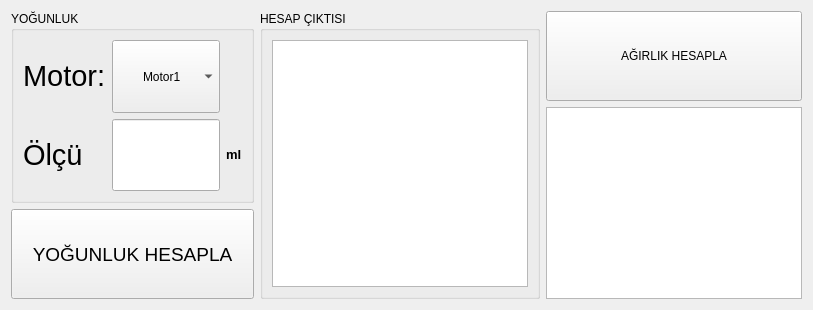
      <widget class="QWidget" name="tab_density">
       <attribute name="title">
        <string>Yoğunluk</string>
       </attribute>
       <layout class="QGridLayout" name="gridLayout_25">
        <item row="0" column="0">
         <layout class="QGridLayout" name="gridLayout_24">
          <item row="0" column="1" rowspan="2">
           <widget class="QGroupBox" name="groupBox_15">
            <property name="styleSheet">
             <string notr="true">font: 10pt &quot;MS Shell Dlg 2&quot;;</string>
            </property>
            <property name="title">
             <string>HESAP ÇIKTISI</string>
            </property>
            <layout class="QGridLayout" name="gridLayout_23">
             <item row="0" column="0">
              <widget class="QGraphicsView" name="calculate_output">
               <property name="styleSheet">
                <string notr="true">font: 20pt &quot;MS Shell Dlg 2&quot;;</string>
               </property>
               <property name="frameShadow">
                <enum>QFrame::Sunken</enum>
               </property>
               <property name="lineWidth">
                <number>4</number>
               </property>
              </widget>
             </item>
            </layout>
           </widget>
          </item>
          <item row="0" column="2" rowspan="2">
           <layout class="QVBoxLayout" name="verticalLayout_16">
            <item>
             <widget class="QPushButton" name="weight_button">
              <property name="sizePolicy">
               <sizepolicy hsizetype="Expanding" vsizetype="Minimum">
                <horstretch>0</horstretch>
                <verstretch>0</verstretch>
               </sizepolicy>
              </property>
              <property name="minimumSize">
               <size>
                <width>0</width>
                <height>90</height>
               </size>
              </property>
              <property name="styleSheet">
               <string notr="true">font: 75 14pt &quot;MS Shell Dlg 2&quot;;</string>
              </property>
              <property name="text">
               <string>AĞIRLIK HESAPLA</string>
              </property>
             </widget>
            </item>
            <item>
             <widget class="QGraphicsView" name="weight_output">
              <property name="styleSheet">
               <string notr="true">font: 20pt &quot;MS Shell Dlg 2&quot;;</string>
              </property>
              <property name="frameShadow">
               <enum>QFrame::Sunken</enum>
              </property>
              <property name="lineWidth">
               <number>4</number>
              </property>
             </widget>
            </item>
           </layout>
          </item>
          <item row="1" column="0">
           <widget class="QPushButton" name="calculate_button">
            <property name="sizePolicy">
             <sizepolicy hsizetype="Expanding" vsizetype="Minimum">
              <horstretch>0</horstretch>
              <verstretch>0</verstretch>
             </sizepolicy>
            </property>
            <property name="minimumSize">
             <size>
              <width>0</width>
              <height>90</height>
             </size>
            </property>
            <property name="font">
             <font>
              <family>MS Shell Dlg 2</family>
              <pointsize>14</pointsize>
              <weight>9</weight>
              <italic>false</italic>
              <bold>false</bold>
             </font>
            </property>
            <property name="styleSheet">
             <string notr="true">font: 75 14pt &quot;MS Shell Dlg 2&quot;;</string>
            </property>
            <property name="text">
             <string>YOĞUNLUK HESAPLA</string>
            </property>
           </widget>
          </item>
          <item row="0" column="0">
           <widget class="QGroupBox" name="groupBox_16">
            <property name="styleSheet">
             <string notr="true">font: 10pt &quot;MS Shell Dlg 2&quot;;</string>
            </property>
            <property name="title">
             <string>YOĞUNLUK</string>
            </property>
            <layout class="QGridLayout" name="gridLayout_22">
             <item row="0" column="0">
              <layout class="QGridLayout" name="gridLayout_15">
               <item row="0" column="0">
                <widget class="QLabel" name="label_71">
                 <property name="sizePolicy">
                  <sizepolicy hsizetype="Expanding" vsizetype="Expanding">
                   <horstretch>0</horstretch>
                   <verstretch>0</verstretch>
                  </sizepolicy>
                 </property>
                 <property name="text">
                  <string>&lt;html&gt;&lt;head/&gt;&lt;body&gt;&lt;p&gt;&lt;span style=&quot; font-size:22pt;&quot;&gt;Motor:&lt;/span&gt;&lt;/p&gt;&lt;/body&gt;&lt;/html&gt;</string>
                 </property>
                </widget>
               </item>
               <item row="0" column="1">
                <widget class="QComboBox" name="motor_combobox">
                 <property name="sizePolicy">
                  <sizepolicy hsizetype="Preferred" vsizetype="Expanding">
                   <horstretch>0</horstretch>
                   <verstretch>0</verstretch>
                  </sizepolicy>
                 </property>
                 <property name="layoutDirection">
                  <enum>Qt::LeftToRight</enum>
                 </property>
                 <property name="styleSheet">
                  <string notr="true">
QComboBox {
    padding-left: 30px; /* Kenar boşluğunu ayarla */
	font: 12pt &quot;MS Shell Dlg 2&quot;;
}
</string>
                 </property>
                 <property name="editable">
                  <bool>false</bool>
                 </property>
                 <property name="sizeAdjustPolicy">
                  <enum>QComboBox::AdjustToContentsOnFirstShow</enum>
                 </property>
                 <property name="minimumContentsLength">
                  <number>0</number>
                 </property>
                 <item>
                  <property name="text">
                   <string>Motor1</string>
                  </property>
                 </item>
                 <item>
                  <property name="text">
                   <string>Motor2</string>
                  </property>
                 </item>
                 <item>
                  <property name="text">
                   <string>Motor3</string>
                  </property>
                 </item>
                 <item>
                  <property name="text">
                   <string>Motor4</string>
                  </property>
                 </item>
                 <item>
                  <property name="text">
                   <string>Motor5</string>
                  </property>
                 </item>
                </widget>
               </item>
               <item row="0" column="2">
                <widget class="QLabel" name="label_74">
                 <property name="text">
                  <string/>
                 </property>
                </widget>
               </item>
               <item row="1" column="0">
                <widget class="QLabel" name="label_72">
                 <property name="sizePolicy">
                  <sizepolicy hsizetype="Expanding" vsizetype="Expanding">
                   <horstretch>0</horstretch>
                   <verstretch>0</verstretch>
                  </sizepolicy>
                 </property>
                 <property name="text">
                  <string>&lt;html&gt;&lt;head/&gt;&lt;body&gt;&lt;p&gt;&lt;span style=&quot; font-size:22pt;&quot;&gt;Ölçü&lt;/span&gt;&lt;/p&gt;&lt;/body&gt;&lt;/html&gt;</string>
                 </property>
                </widget>
               </item>
               <item row="1" column="1">
                <widget class="QLineEdit" name="volume_input">
                 <property name="sizePolicy">
                  <sizepolicy hsizetype="Expanding" vsizetype="Expanding">
                   <horstretch>0</horstretch>
                   <verstretch>0</verstretch>
                  </sizepolicy>
                 </property>
                 <property name="styleSheet">
                  <string notr="true">font: 28pt &quot;MS Shell Dlg 2&quot;;</string>
                 </property>
                 <property name="alignment">
                  <set>Qt::AlignCenter</set>
                 </property>
                </widget>
               </item>
               <item row="1" column="2">
                <widget class="QLabel" name="label_73">
                 <property name="sizePolicy">
                  <sizepolicy hsizetype="Expanding" vsizetype="Expanding">
                   <horstretch>0</horstretch>
                   <verstretch>0</verstretch>
                  </sizepolicy>
                 </property>
                 <property name="text">
                  <string>&lt;html&gt;&lt;head/&gt;&lt;body&gt;&lt;p&gt;&lt;span style=&quot; font-size:10pt; font-weight:600;&quot;&gt;ml&lt;/span&gt;&lt;/p&gt;&lt;/body&gt;&lt;/html&gt;</string>
                 </property>
                </widget>
               </item>
              </layout>
             </item>
            </layout>
           </widget>
          </item>
         </layout>
        </item>
       </layout>
      </widget>
